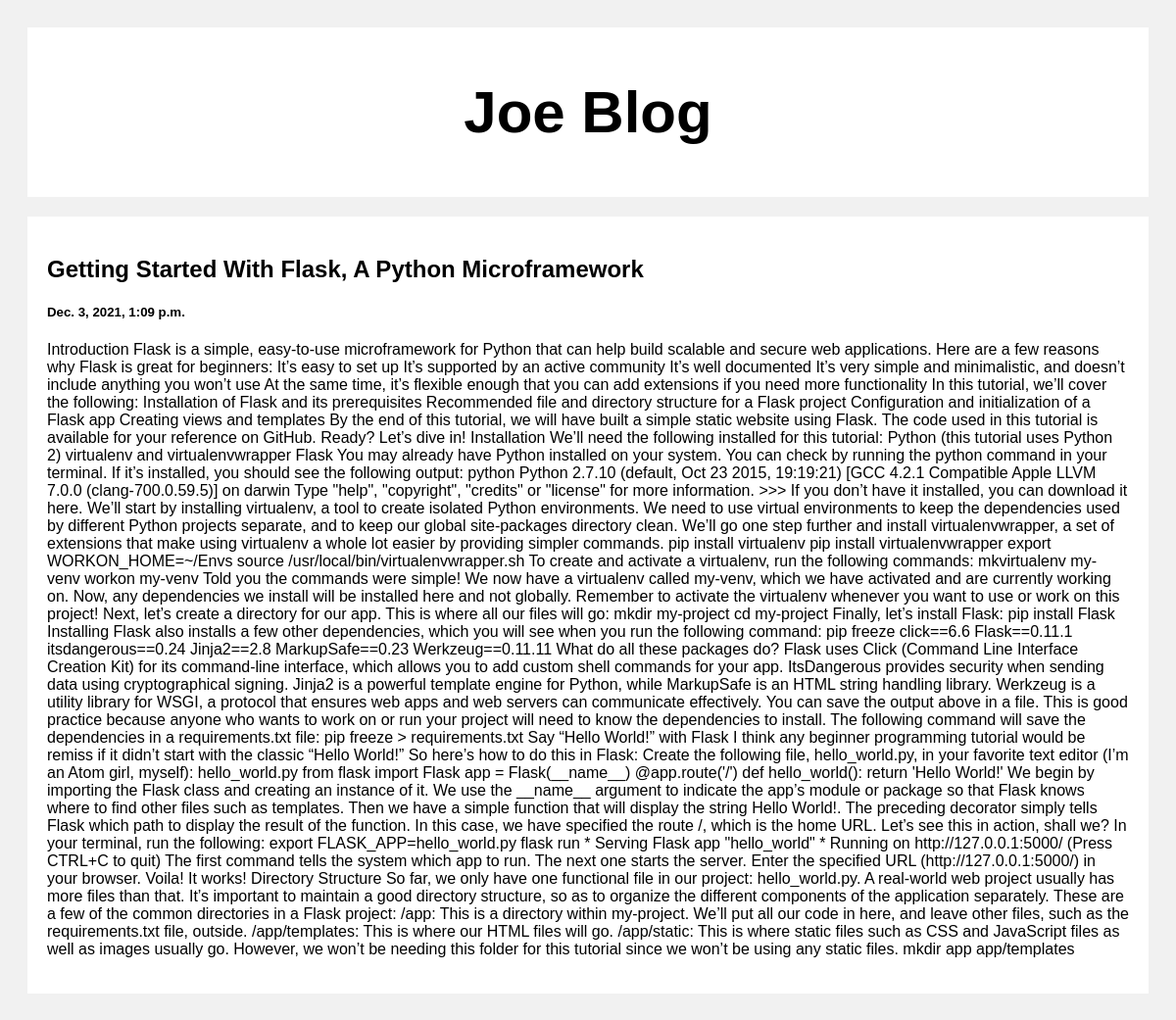
Screenshot of /post/2 with the database file from the repository.
### post/models.py (models this page shows)
class Post(models.Model):
    title = models.CharField(max_length=100)
    body = models.CharField(max_length=1000000)
    created_at = models.DateTimeField(default=datetime.now,blank=True)

### post/views.py (the view)
# urls.py: path("",include("post.urls"))
def post(request,pk):
    posts = Post.objects.get(id=pk)
    return render(request,"post.html",{"posts":posts})

### templates/post.html (shortened to what this page needs)
<!DOCTYPE html>
<html>
<head>
</head>
<body>
    <div class="header">
        <h2>Joe Blog</h2>
    </div>
    <div class="row">
        <div class="leftcolumn">
            <div class="card">
                <h2>{{ posts.title }}</h2>
                <h5>{{ posts.created_at }}</h5>
                <p>{{ posts.body }}</p>
            </div>
        </div>
    </div>
</body>
</html>

### templates/post.html (style rules this page uses)
* { box-sizing: border-box; }
body { font-family: Arial; padding: 20px; background: #f1f1f1; }
.header { padding: 2px; font-size: 40px; text-align: center; background: white; }
.leftcolumn { float: left; width: 100%; }
.card { background-color: white; padding: 20px; margin-top: 20px; }
.row:after { content: ""; display: table; clear: both; }

### rows the page displays
Post: title "Getting Started With Flask, A Python Microframework", created_at "Dec. 3, 2021, 1:09 p.m.", body "Introduction Flask is a simple, easy-to-use microframework for Python that can help build scalable and secure web applications. Here are a few reasons why Flask is great for beginners: It’s easy to set up It’s supported by an active community It’s well documented It’s very simple and minimalistic, and doesn’t include anything you won’t use At the same time, it’s flexible enough that you can add extensions if you need more functionality In this tutorial, we’ll cover the following: Installation of Flask and its prerequisites Recommended file and directory structure for a Flask project Configuration and initialization of a Flask app Creating views and templates By the end of this tutorial, we…"
